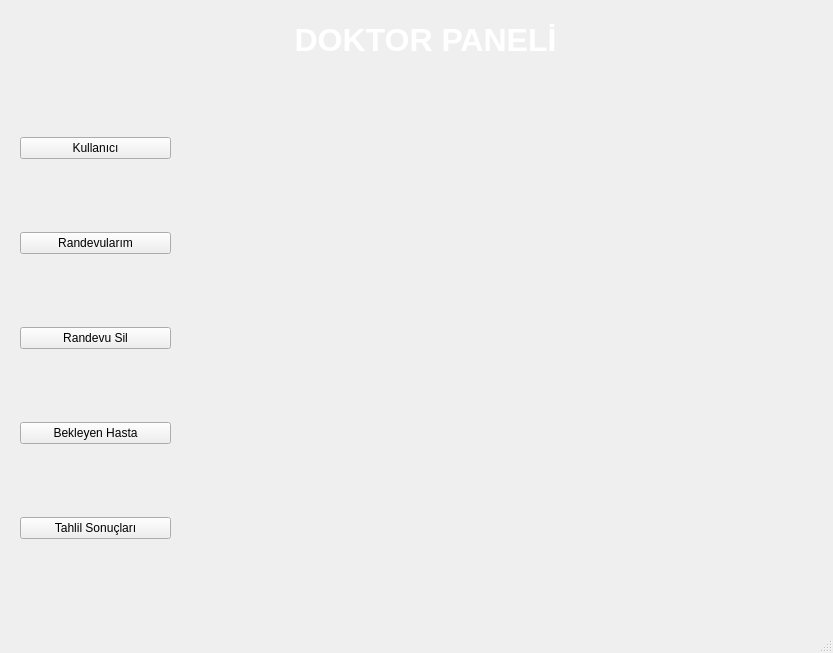
<?xml version="1.0" encoding="UTF-8"?>
<ui version="4.0">
 <class>MainWindow</class>
 <widget class="QMainWindow" name="MainWindow">
  <property name="geometry">
   <rect>
    <x>0</x>
    <y>0</y>
    <width>833</width>
    <height>653</height>
   </rect>
  </property>
  <property name="windowTitle">
   <string>MainWindow</string>
  </property>
  <widget class="QWidget" name="centralwidget">
   <widget class="QLabel" name="label">
    <property name="geometry">
     <rect>
      <x>0</x>
      <y>-50</y>
      <width>881</width>
      <height>691</height>
     </rect>
    </property>
    <property name="text">
     <string/>
    </property>
    <property name="pixmap">
     <pixmap>5c4bd40a58fe131cf068arkaplan2.png</pixmap>
    </property>
    <property name="scaledContents">
     <bool>true</bool>
    </property>
   </widget>
   <widget class="QLabel" name="label_2">
    <property name="geometry">
     <rect>
      <x>0</x>
      <y>0</y>
      <width>71</width>
      <height>71</height>
     </rect>
    </property>
    <property name="text">
     <string/>
    </property>
    <property name="pixmap">
     <pixmap>20200316220122!Saglikbakanligi_logo (2).png</pixmap>
    </property>
    <property name="scaledContents">
     <bool>true</bool>
    </property>
   </widget>
   <widget class="QLabel" name="label_3">
    <property name="geometry">
     <rect>
      <x>100</x>
      <y>20</y>
      <width>651</width>
      <height>41</height>
     </rect>
    </property>
    <property name="text">
     <string>&lt;html&gt;&lt;head/&gt;&lt;body&gt;&lt;p align=&quot;center&quot;&gt;&lt;span style=&quot; font-size:24pt; font-weight:600; color:#ffffff;&quot;&gt;DOKTOR PANELİ&lt;/span&gt;&lt;/p&gt;&lt;/body&gt;&lt;/html&gt;</string>
    </property>
   </widget>
   <widget class="QWidget" name="layoutWidget">
    <property name="geometry">
     <rect>
      <x>20</x>
      <y>70</y>
      <width>151</width>
      <height>541</height>
     </rect>
    </property>
    <layout class="QVBoxLayout" name="verticalLayout">
     <item>
      <widget class="QPushButton" name="doktorkullanici">
       <property name="text">
        <string>Kullanıcı</string>
       </property>
       <property name="icon">
        <iconset>
         <normaloff>indir.png</normaloff>indir.png</iconset>
       </property>
      </widget>
     </item>
     <item>
      <widget class="QPushButton" name="doktorrandevularim">
       <property name="text">
        <string>Randevularım</string>
       </property>
       <property name="icon">
        <iconset>
         <normaloff>png-transparent-southeast-physical-therapy-management-computer-icons-business-diary-appointment-miscellaneous-employment-medicine.png</normaloff>png-transparent-southeast-physical-therapy-management-computer-icons-business-diary-appointment-miscellaneous-employment-medicine.png</iconset>
       </property>
      </widget>
     </item>
     <item>
      <widget class="QPushButton" name="randevusil">
       <property name="text">
        <string>Randevu Sil</string>
       </property>
       <property name="icon">
        <iconset>
         <normaloff>png-transparent-southeast-physical-therapy-management-computer-icons-business-diary-appointment-miscellaneous-employment-medicine.png</normaloff>png-transparent-southeast-physical-therapy-management-computer-icons-business-diary-appointment-miscellaneous-employment-medicine.png</iconset>
       </property>
      </widget>
     </item>
     <item>
      <widget class="QPushButton" name="doktorbekleyenhasta">
       <property name="text">
        <string>Bekleyen Hasta</string>
       </property>
       <property name="icon">
        <iconset>
         <normaloff>png-transparent-user-logo-computer-icons-industry-icon-user-experience-room-logo-black.png</normaloff>png-transparent-user-logo-computer-icons-industry-icon-user-experience-room-logo-black.png</iconset>
       </property>
      </widget>
     </item>
     <item>
      <widget class="QPushButton" name="tahlilsonuclari">
       <property name="text">
        <string>Tahlil Sonuçları</string>
       </property>
       <property name="icon">
        <iconset>
         <normaloff>png-transparent-adobe-logo-document-computer-software-management-data-business-finance-user-report-marketing.png</normaloff>png-transparent-adobe-logo-document-computer-software-management-data-business-finance-user-report-marketing.png</iconset>
       </property>
      </widget>
     </item>
    </layout>
   </widget>
  </widget>
  <widget class="QMenuBar" name="menubar">
   <property name="geometry">
    <rect>
     <x>0</x>
     <y>0</y>
     <width>833</width>
     <height>21</height>
    </rect>
   </property>
  </widget>
  <widget class="QStatusBar" name="statusbar"/>
 </widget>
 <resources/>
 <connections/>
</ui>
